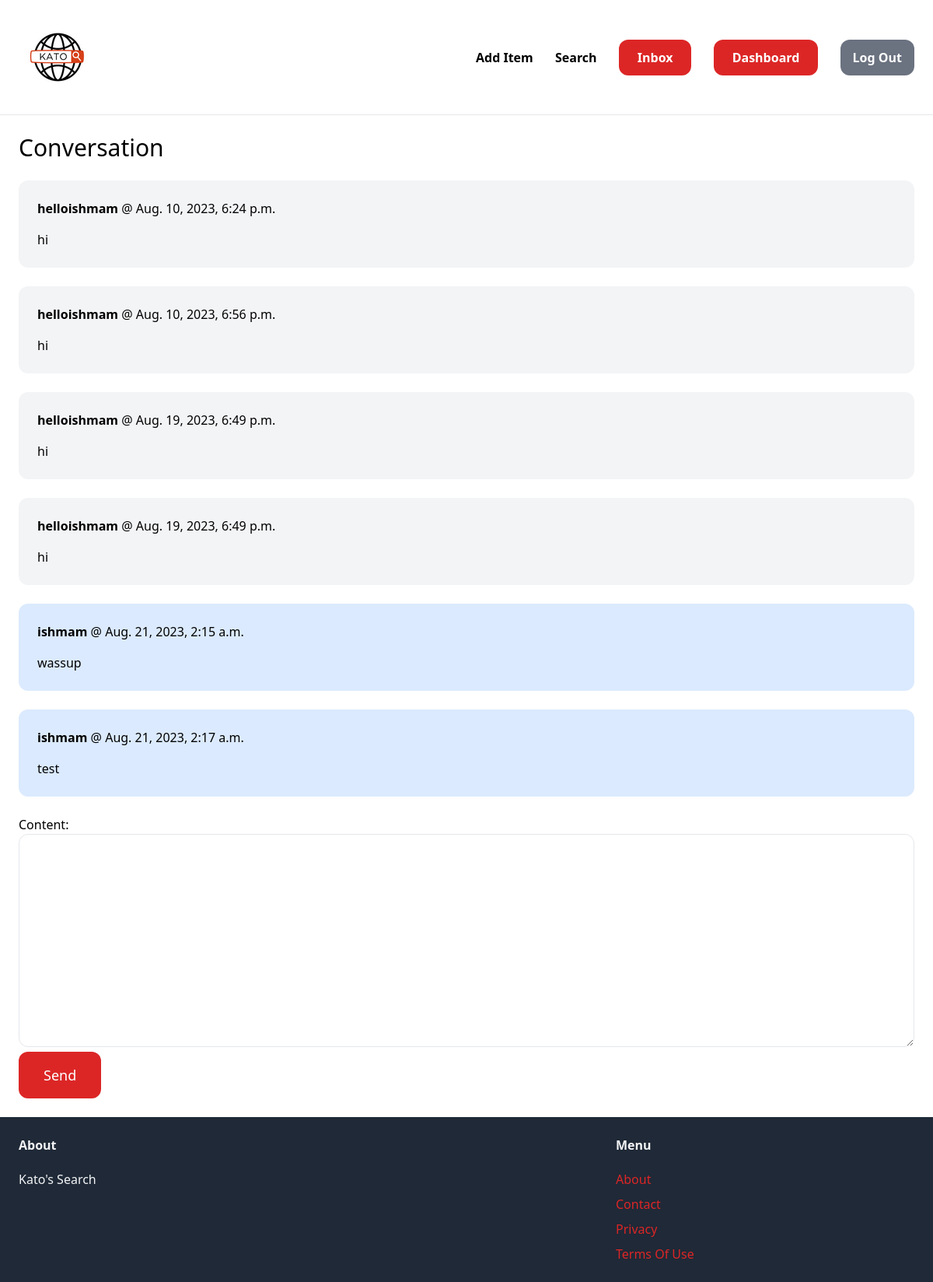
The page /inbox/1/ (signed in) on the database its author committed.
### app/models.py (models this page shows)
class ConversationMessage(models.Model):
    conversation = models.ForeignKey(Conversation, related_name='messages', on_delete=models.CASCADE)
    content = models.TextField()
    createdAt = models.DateTimeField(auto_now_add=True)
    host = models.ForeignKey(User, related_name='host', on_delete=models.CASCADE)

### app/views.py (the view)
# urls.py: path('inbox/<int:pk>/', views.detailInfo, name='info'),
@login_required()
def detailInfo(request,pk):
    conversation = Conversation.objects.filter(members__in=[request.user.id]).get(pk=pk)
    if request.method == 'POST':
        form = MessageForm(request.POST)
        if form.is_valid():
            conversationMsg = form.save(commit=False)
            conversationMsg.conversation = conversation
            conversationMsg.host = request.user
            conversationMsg.save()
            return redirect('item:info', pk=pk)
    else:
        form = MessageForm()
    return render(request, 'app/detailInfo.html', {
        'conversation' : conversation,
        'form' : form,
    })

### app/forms.py
class MessageForm(forms.ModelForm):
    class Meta:
        model = ConversationMessage
        fields = ('content', )
        widgets = {
            'content' : forms.Textarea(attrs={
                'class' : 'w-full py-4 px-6 rounded-xl border'
            })
        }

### app/templates/app/detailInfo.html (shortened to what this page needs)
{% extends 'app/base.html' %}
{% block content %}
<h1 class="mb-6 text-3xl">Conversation</h1>
<div class="space-y-6">
  {% for message in conversation.messages.all %}
      <div class="p-6 flex {% if message.host == request.user %}bg-blue-100 {% else %}bg-gray-100 {% endif %} rounded-xl">
        <div>
          <p class="mb-4"><strong>{{ message.host.username}}</strong> @ {{ message.createdAt }}</p>
          <p>{{ message.content }}</p>
        </div>
      </div>
  {% endfor %}
</div>
<form method="post" action="." class="mt-6">
    {{ form.as_p }}
    <button class="py-4 px-8 text-lg bg-red-600 hover:bg-red-800 rounded-xl text-white">Send</button>
</form>
{% endblock %}

### app/templates/app/base.html (shortened to what this page needs)
<!doctype html>
<html lang="en">
<head>
    <script src="https://cdn.tailwindcss.com"></script>
</head>
<body>
    <nav class="py-6 px-6 flex justify-between items-center border-b border-gray-200">
        <a href="/" >
            <img src="/media/KATO-transformed.png" alt="Image Button">
        </a>
        <div class="space-x-6">
            <a href="{% url 'item:new' %}" class="text-med font-semibold hover:text-gray-500">Add Item</a>
            <a href="{% url 'item:search' %}" class="text-med font-semibold hover:text-gray-500">Search</a>
            {% if request.user.is_authenticated %}
                <a href="{% url 'item:inbox' %}" class="px-6 py-3 text-med font-semibold bg-red-600 text-white rounded-xl hover:bg-red-800">Inbox</a>
                <a href="{% url 'item:dashboard' %}" class="px-6 py-3 text-med font-semibold bg-red-600 text-white rounded-xl hover:bg-red-800">Dashboard</a>
            <a href="{% url 'item:logout' %}" class="px-4 py-3 text-med font-semibold bg-gray-500 text-white rounded-xl hover:bg-gray-700">Log Out</a>
            {% else %}
                <a href="{% url 'item:signup' %}" class="px-6 py-3 text-med font-semibold bg-red-600 text-white rounded-xl hover:bg-red-800">Sign Up</a>
                <a href="{% url 'item:login' %}" class="px-4 py-3 text-med font-semibold bg-gray-500 text-white rounded-xl hover:bg-gray-700">Login</a>
            {% endif %}
        </div>
    </nav>
    <div class="px-6 py-6">
    {% block content %}
    {% endblock %}
    </div>
    <footer class="py-6 px-6 flex justify-between bg-gray-800" >
        <div class="w-2/3 pr-10">
            <h3 class="mb-5 font-semibold text-gray-100">About</h3>
            <p class="text-med text-gray-100">Kato's Search</p>
        </div>
        <div class="w-1/3">
            <h3 class="mb-5 font-semibold text-gray-100">Menu</h3>
            <ul class="space-y-2">
                <li><a href="{% url 'item:about' %}" class="text-med text-red-600 hover:text-red-800">About</a></li>
                <li><a href="{% url 'item:contact' %}" class="text-med text-red-600 hover:text-red-800">Contact</a></li>
                <li><a href="{% url 'item:privacy' %}" class="text-med text-red-600 hover:text-red-800">Privacy</a></li>
                <li><a href="{% url 'item:terms' %}" class="text-med text-red-600 hover:text-red-800">Terms Of Use</a></li>
            </ul>
        </div>
    </footer>
</body>
</html>

### rows shown on the page
ConversationMessage: host.username "helloishmam", createdAt "Aug. 10, 2023, 6:24 p.m.", content "hi"
ConversationMessage: host.username "helloishmam", createdAt "Aug. 10, 2023, 6:56 p.m.", content "hi"
ConversationMessage: host.username "helloishmam", createdAt "Aug. 19, 2023, 6:49 p.m.", content "hi"
ConversationMessage: host.username "helloishmam", createdAt "Aug. 19, 2023, 6:49 p.m.", content "hi"
ConversationMessage: host.username "ishmam", createdAt "Aug. 21, 2023, 2:15 a.m.", content "wassup"
ConversationMessage: host.username "ishmam", createdAt "Aug. 21, 2023, 2:17 a.m.", content "test"
